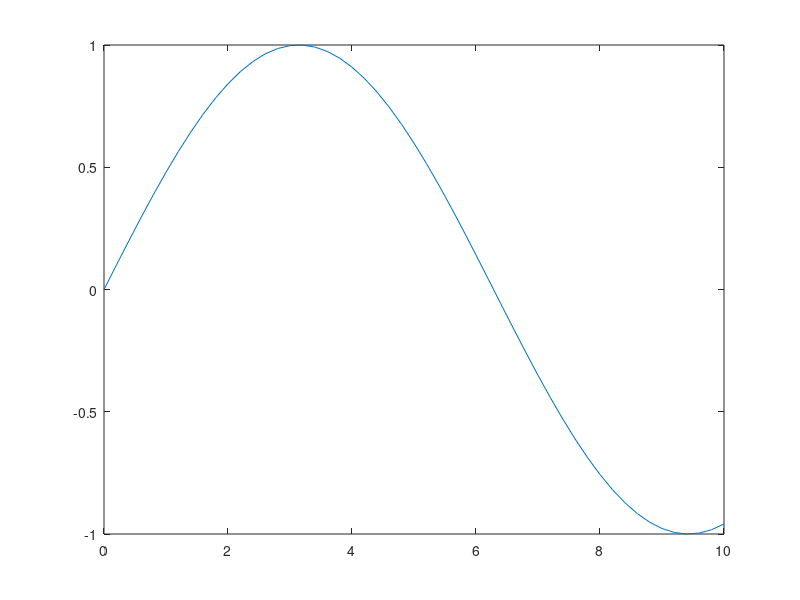
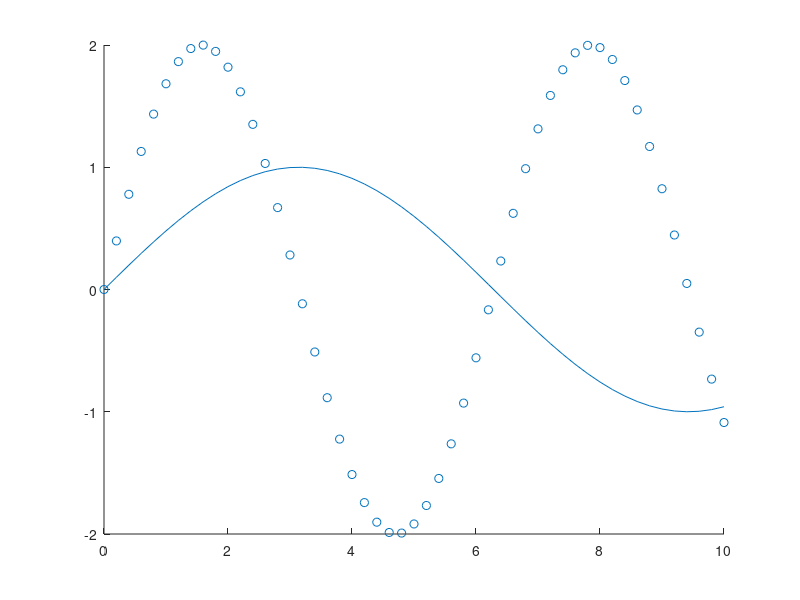

Write the MATLAB code that produced these figures, in order.
%x contains 50 different values between 0 and 10 
%% with a step size of 0.2 
x = 0:0.2:10;
%% y1 variable holds the sine of the variable x
y1 = sin(x);

y2 = sin(x/2)

y3 = 2 * sin(x)
%% finally, i will plot the values of variable x vs y1
plot(x,y1)

%%% now if we want to add another plot to the same figure
%%% we can do it using the reserved word
%%% hold on

hold on;

%% hold on tells matlab not to create another figure

%% now i want to plot x versus sin(x/2)
plot(x,y2)


%% how to tell matlab not to add more plots to the same figure
%% we use the reserved word
%% hold off

hold off;
plot(x,y2);

figure, plot(x,y2);

%% for example, i want to display line plot and scatter plot together

%% scatter plot is created using the built in function scatter
scatter(x,y3)
hold on;

plot(x,y2)




